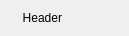
<?xml version="1.0" encoding="UTF-8"?>
<ui version="4.0">
 <class>StatusBarWidget</class>
 <widget class="QWidget" name="StatusBarWidget">
  <property name="enabled">
   <bool>true</bool>
  </property>
  <property name="geometry">
   <rect>
    <x>0</x>
    <y>0</y>
    <width>129</width>
    <height>35</height>
   </rect>
  </property>
  <property name="sizePolicy">
   <sizepolicy hsizetype="Minimum" vsizetype="Minimum">
    <horstretch>0</horstretch>
    <verstretch>0</verstretch>
   </sizepolicy>
  </property>
  <property name="minimumSize">
   <size>
    <width>0</width>
    <height>0</height>
   </size>
  </property>
  <layout class="QHBoxLayout" name="horizontalLayout_2">
   <item>
    <layout class="QHBoxLayout" name="horizontalLayout" stretch="0,0">
     <property name="sizeConstraint">
      <enum>QLayout::SetMinimumSize</enum>
     </property>
     <item>
      <widget class="QLabel" name="m_header_label">
       <property name="sizePolicy">
        <sizepolicy hsizetype="Minimum" vsizetype="Preferred">
         <horstretch>0</horstretch>
         <verstretch>0</verstretch>
        </sizepolicy>
       </property>
       <property name="text">
        <string>Header</string>
       </property>
       <property name="scaledContents">
        <bool>false</bool>
       </property>
       <property name="alignment">
        <set>Qt::AlignRight|Qt::AlignTrailing|Qt::AlignVCenter</set>
       </property>
      </widget>
     </item>
     <item>
      <widget class="QLabel" name="m_content_label">
       <property name="minimumSize">
        <size>
         <width>40</width>
         <height>0</height>
        </size>
       </property>
       <property name="text">
        <string/>
       </property>
      </widget>
     </item>
    </layout>
   </item>
  </layout>
 </widget>
 <resources/>
 <connections/>
</ui>
